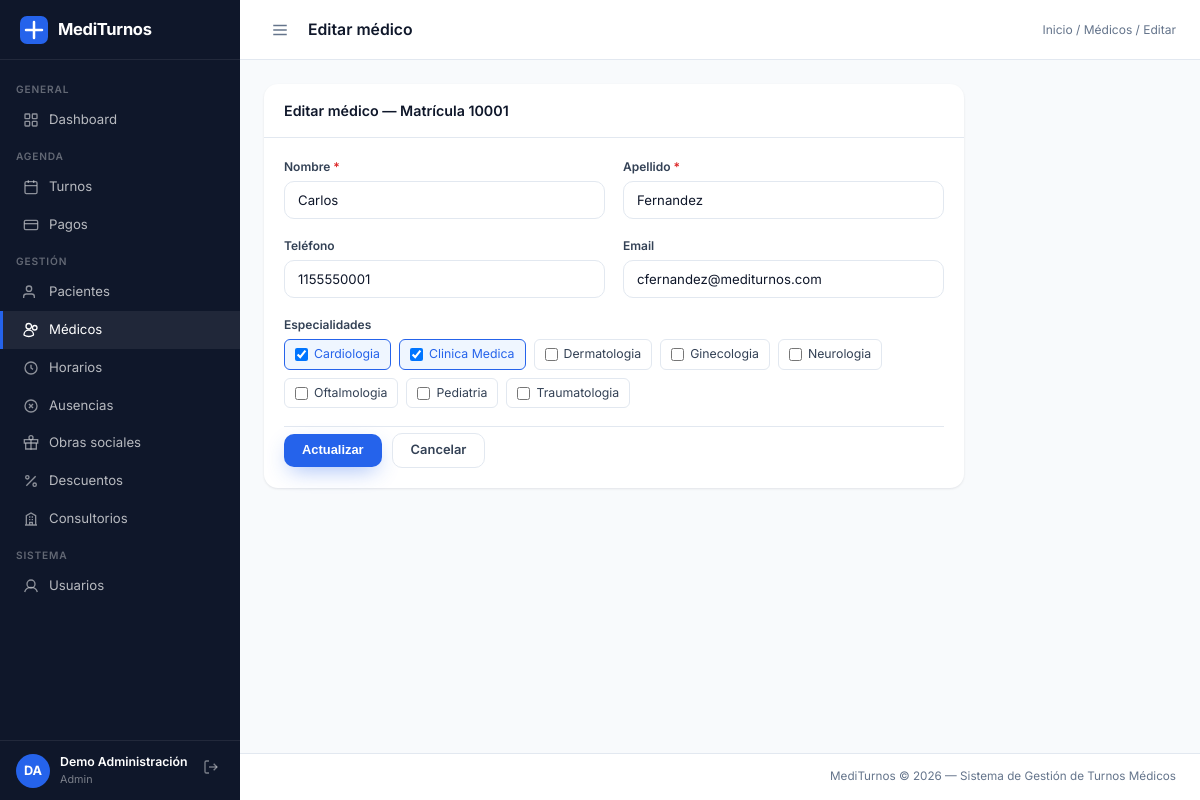
Screenshot of /sistema/controladores/ControladorMedico.php?accion=editar&id=10001 (signed in) with the database file from the repository.
### tables this page shows
CREATE TABLE `medico` (
  `matricula` int(11) NOT NULL,
  `nombre` varchar(30) NOT NULL,
  `apellido` varchar(30) NOT NULL,
  `telefono` varchar(30) NOT NULL,
  `email` varchar(120) NOT NULL,
  `estado` enum('activo','inactivo') NOT NULL DEFAULT 'activo',
  `fecha_baja` date DEFAULT NULL,
  PRIMARY KEY (`matricula`)
);

CREATE TABLE `especialidad` (
  `id_especialidad` int(11) NOT NULL AUTO_INCREMENT,
  `nombre` varchar(100) NOT NULL,
  `duracion_turno_min` int(11) DEFAULT NULL,
  `precio_consulta` decimal(10,2) NOT NULL DEFAULT 5000.00,
  PRIMARY KEY (`id_especialidad`)
);

### sistema/modelos/Medico.php (called while the page is built, shortened)
<?php
class Medico
{
    private PDO $pdo;
    public function __construct(PDO $pdo)
    {
        $this->pdo = $pdo;
    }
    public function buscarPorMatricula(int $matricula): array|false
    {
        $stmt = $this->pdo->prepare("SELECT * FROM medico WHERE matricula = :m");
        $stmt->execute([':m' => $matricula]);
        $medico = $stmt->fetch();
        $stmt2 = $this->pdo->prepare(
            "SELECT id_especialidad FROM medico_especialidad WHERE matricula = :m"
        );
        $stmt2->execute([':m' => $matricula]);
        $medico['especialidades'] = $stmt2->fetchAll(PDO::FETCH_COLUMN);
        return $medico;
    }
    public function obtenerEspecialidades(): array
    {
        return $this->pdo->query(
            "SELECT id_especialidad, nombre FROM especialidad ORDER BY nombre"
        )->fetchAll();
    }
}

### sistema/vistas/medicos/editar.php (the view, shortened to what this page needs)
<?php
$breadcrumb   = '<a href="' . BASE_URL . 'dashboard.php">Inicio</a> / <a href="' . BASE_URL . 'sistema/controladores/ControladorMedico.php?accion=index">Médicos</a> / Editar';
require __DIR__ . '/../layouts/navbar.php';
?>
<div class="panel panel-sm">
    <div class="panel-header"><span class="panel-titulo">Editar médico — Matrícula <?= $medico['matricula'] ?></span></div>
    <div class="panel-body">
        <form method="POST" action="<?= BASE_URL ?>sistema/controladores/ControladorMedico.php?accion=actualizar" novalidate>
            <div class="form-grid mb-18">
                <div class="form-group">
                    <label>Nombre <span class="req">*</span></label>
                    <input type="text" name="nombre" class="form-control" required
                        value="<?= htmlspecialchars($_POST['nombre'] ?? $medico['nombre']) ?>">
                </div>
                <div class="form-group">
                    <label>Apellido <span class="req">*</span></label>
                    <input type="text" name="apellido" class="form-control" required
                        value="<?= htmlspecialchars($_POST['apellido'] ?? $medico['apellido']) ?>">
                </div>
                <div class="form-group">
                    <label>Teléfono</label>
                    <input type="text" name="telefono" class="form-control"
                        value="<?= htmlspecialchars($_POST['telefono'] ?? ($medico['telefono'] ?? '')) ?>">
                </div>
                <div class="form-group">
                    <label>Email</label>
                    <input type="email" name="email" class="form-control"
                        value="<?= htmlspecialchars($_POST['email'] ?? ($medico['email'] ?? '')) ?>">
                </div>
            </div>
            <div class="form-group mb-18">
                <label>Especialidades</label>
                <div class="checkbox-group">
                    <?php
                    $espAsignadas = $_POST['especialidades'] ?? $medico['especialidades'];
                    foreach($especialidades as $e):
                    ?>
                    <label>
                        <input type="checkbox" name="especialidades[]" value="<?= $e['id_especialidad'] ?>"
                            <?= in_array($e['id_especialidad'], $espAsignadas) ? 'checked' : '' ?>>
                        <span><?= htmlspecialchars($e['nombre']) ?></span>
                    </label>
                    <?php endforeach; ?>
                </div>
            </div>
            <div class="form-acciones">
                <button type="submit" class="btn btn-primario">Actualizar</button>
                <a href="<?= BASE_URL ?>sistema/controladores/ControladorMedico.php?accion=index" class="btn btn-secundario">Cancelar</a>
            </div>
        </form>
    </div>
</div>
<?php require __DIR__ . '/../layouts/footer.php'; ?>

### publico/css/estilos.css (style rules this page uses)
:root { --azul: #2563eb; --azul-osc: #1e3a8a; --azul-claro: #eff6ff; --azul-soft2: #dbeafe; --azul-vivo: #3b82f6; --verde: #16a34a; --verde-claro: #dcfce7; --rojo: #dc2626; --rojo-claro: #fee2e2; --amarillo: #d97706; --amarillo-claro: #fef3c7; --gris-osc: #0f172a; --gris-med: #334155; --gris: #64748b; --gris2: #94a3b8; --gris-claro: #f8fafc; --borde: #e2e8f0; --blanco: #ffffff; --sidebar-w: 240px; --header-h: 60px; --radio: 14px; --radio-sm: 10px; --sombra: 0 1px 3px rgba(15,23,42,.06), 0 1px 2px rgba(15,23,42,.04); --sombra-md: 0 10px 30px -8px rgba(15,23,42,.15); --sombra-lg: 0 24px 60px -16px rgba(15,23,42,.22); --azul-glow: 0 8px 22px -6px rgba(37,99,235,.45); }
*, *::before, *::after { box-sizing: border-box; margin: 0; padding: 0; }
html { font-size: 15px; }
body { font-family: 'Inter', system-ui, -apple-system, 'Segoe UI', sans-serif; background: var(--gris-claro); color: var(--gris-med); line-height: 1.5; -webkit-font-smoothing: antialiased; }
a { color: var(--azul); text-decoration: none; }
.topbar-breadcrumb a { color: var(--gris); }
.panel { background: var(--blanco); border-radius: var(--radio); box-shadow: var(--sombra); margin-bottom: 20px; }
.panel-header { padding: 16px 20px; border-bottom: 1px solid var(--borde); display: flex; align-items: center; justify-content: space-between; gap: 12px; flex-wrap: wrap; }
.panel-titulo { font-size: .95rem; font-weight: 600; color: var(--gris-osc); }
.panel-body { padding: 20px; }
.btn { display: inline-flex; align-items: center; justify-content: center; gap: 7px; padding: 10px 18px; border-radius: var(--radio-sm); font-size: .86rem; font-weight: 600; line-height: 1; cursor: pointer; border: none; white-space: nowrap; transition: background .15s, color .15s, transform .15s, box-shadow .15s, border-color .15s; }
.btn-primario { background: var(--azul); color: var(--blanco); box-shadow: var(--azul-glow); }
.btn-secundario { background: var(--blanco); color: var(--gris-med); border: 1.5px solid var(--borde); }
.form-grid { display: grid; grid-template-columns: repeat(auto-fit, minmax(220px, 1fr)); gap: 18px; }
.form-group { display: flex; flex-direction: column; gap: 5px; }
.form-group label { font-size: .8rem; font-weight: 600; color: var(--gris-med); }
.form-group label span.req { color: var(--rojo); }
.form-control { padding: 10px 13px; border: 1.5px solid var(--borde); border-radius: var(--radio-sm); font-size: .88rem; color: var(--gris-osc); font-family: inherit; background: var(--blanco); width: 100%; transition: border-color .2s, box-shadow .2s; outline: none; }
.form-control::placeholder { color: var(--gris); opacity: .75; }
.form-acciones { display: flex; gap: 10px; align-items: center; padding-top: 6px; border-top: 1px solid var(--borde); margin-top: 4px; }
.checkbox-group { display: flex; flex-wrap: wrap; gap: 8px; }
.checkbox-group label { display: flex; align-items: center; gap: 6px; padding: 5px 10px; border: 1px solid var(--borde); border-radius: 6px; cursor: pointer; font-size: .82rem; font-weight: normal !important; transition: background .15s, border-color .15s; }
.checkbox-group input[type="checkbox"]:checked + span { color: var(--azul); }
.checkbox-group label:has(input:checked) { background: var(--azul-claro); border-color: var(--azul); }

### publico/css/utilidades.css (style rules this page uses)
.panel-sm { max-width: 700px; }
.mb-18 { margin-bottom: 18px; }

### rows the page displays
medico: matricula "10001", nombre "Carlos", apellido "Fernandez", telefono "1155550001", email "cfernandez@mediturnos.com"
especialidad: id_especialidad "☑", nombre "Cardiologia"
especialidad: id_especialidad "☑", nombre "Clinica Medica"
especialidad: nombre "Dermatologia"
especialidad: nombre "Ginecologia"
especialidad: nombre "Neurologia"
especialidad: nombre "Oftalmologia"
especialidad: nombre "Pediatria"
especialidad: nombre "Traumatologia"

### other values shown
$inicialesSesion "DA"
$usuarioSesion['nombre'] . ' ' . $usuarioSesion['apellido'] "Demo Administración"
$rolActual "Admin"
$paginaTitulo "Editar médico"
